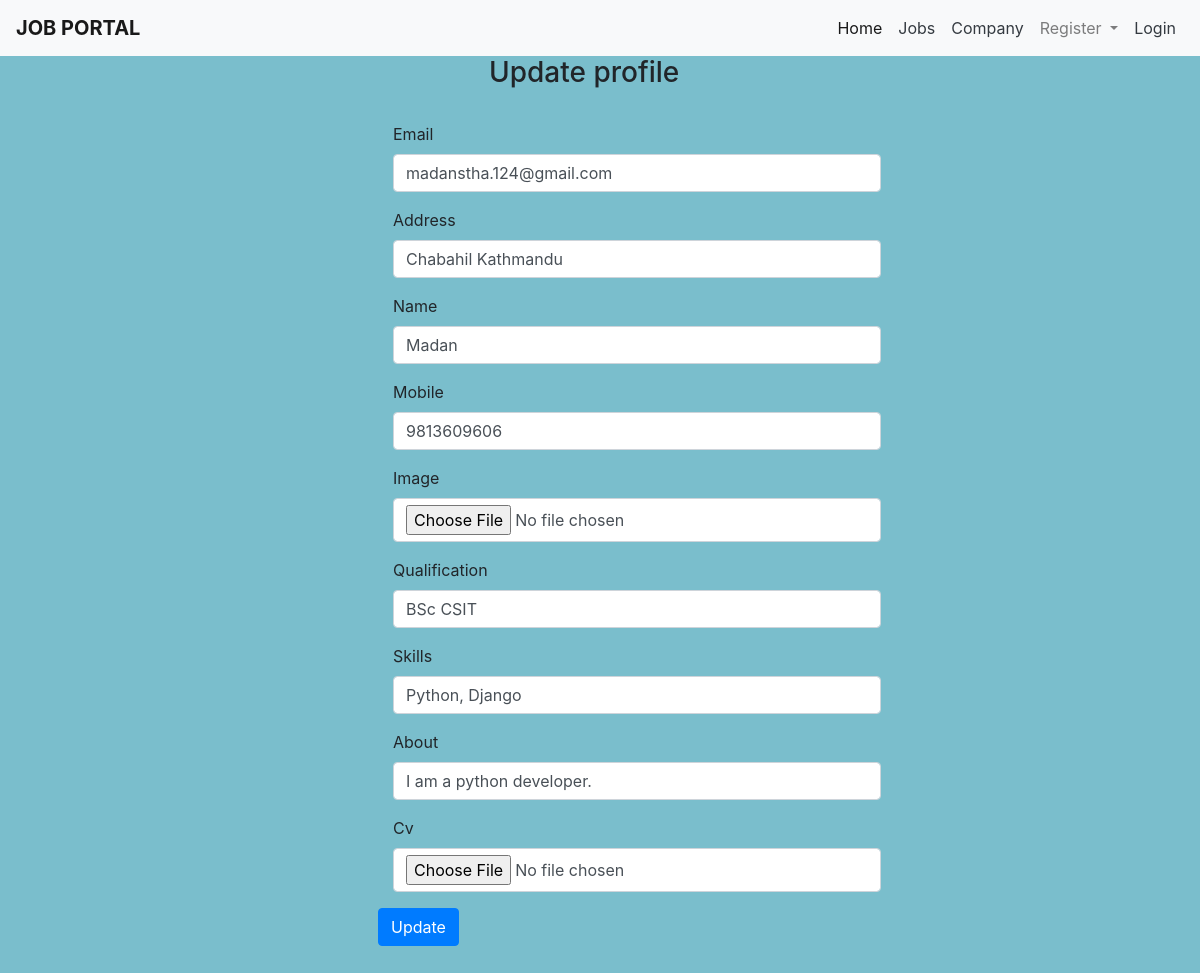
The app's page /jobseeker/profile/2/update/ with its own data.
### jobapp/models.py (models this page shows, shortened)
class TimeStamp(models.Model):
    created_at = models.DateTimeField(auto_now_add=True)
    updated_at = models.DateTimeField(auto_now=True)
    class Meta:
        abstract = True

class JobSeeker(TimeStamp):
    user = models.OneToOneField(User, on_delete=models.CharField)
    name = models.CharField(max_length=100)
    address = models.CharField(max_length=100)
    mobile = models.CharField(max_length=100)
    image = models.ImageField(upload_to='jobseeker')
    qualification = models.CharField(max_length=100)
    skills = models.CharField(max_length=100)
    about = models.CharField(max_length=100)
    email = models.EmailField(null=True, blank=True)
    cv = models.FileField(upload_to='jobseeker', validators=[validate_file])

### jobapp/views.py (the view, shortened to what this page needs)
class JobseekerProfileUpdateView(UpdateView):
    template_name = 'jobseekertemplates/jobseekerprofileupdate.html'
    model = JobSeeker
    form_class = JobseekerProfileUpdateForm
    success_url = reverse_lazy('jobapp:jobseekerprofile')

### jobapp/forms.py
class JobseekerProfileUpdateForm(forms.ModelForm):
    class Meta:
        model = JobSeeker
        exclude = ['user']
        fields = ['email', 'address', 'name',
                  'mobile', 'image', 'qualification', 'skills', 'about', 'cv']
        widgets = {'address': forms.TextInput(attrs={'class': 'form-control'}),
                   'name': forms.TextInput(attrs={'class': 'form-control'}),
                   'email': forms.EmailInput(attrs={'class': 'form-control'}),
                   'mobile': forms.TextInput(attrs={'class': 'form-control'}),
                   'image': forms.FileInput(attrs={'class': 'form-control'}),
                   'qualification': forms.TextInput(attrs={'class': 'form-control'}),
                   'skills': forms.TextInput(attrs={'class': 'form-control'}),
                   'about': forms.TextInput(attrs={'class': 'form-control'}),
                   'cv': forms.FileInput(attrs={'class': 'form-control'}),
                   }

### templates/jobseekertemplates/jobseekerprofileupdate.html (shortened to what this page needs)
{% extends 'jobseekertemplates/base.html' %}
{% block content %}
<div class="container">
	<h3 style="margin-left: 40%;">Update profile</h3>
	<br>
	<form method="post" enctype="multipart/form-data" style="margin-left: 30%;">
		{% for field in form %}
		<div class="form-group col-md-8">
			<label for="{{ field.id_for_label}}" class="label">{{ field.label }}</label>
			{{ field }}
		</div>
		{% endfor %}
		<button class="btn btn-primary">Update</button>
	</form>
	<br>
</div>
{% endblock %}

### static/jobseekerstatic/css/style.css (style rules this page uses)
body, html { margin: 0; padding: 0; height: 100%; background: #7abecc !important; }

### records on screen
JobSeeker: form "madanstha.124@gmail.com" "Chabahil Kathmandu" "Madan" "9813609606" "BSc CSIT" "Python, Django" "I am a python developer."

### other values on screen
{{ field.label }} "Email" "Address" "Name" "Mobile" "Image" "Qualification" "Skills" "About" "Cv"
